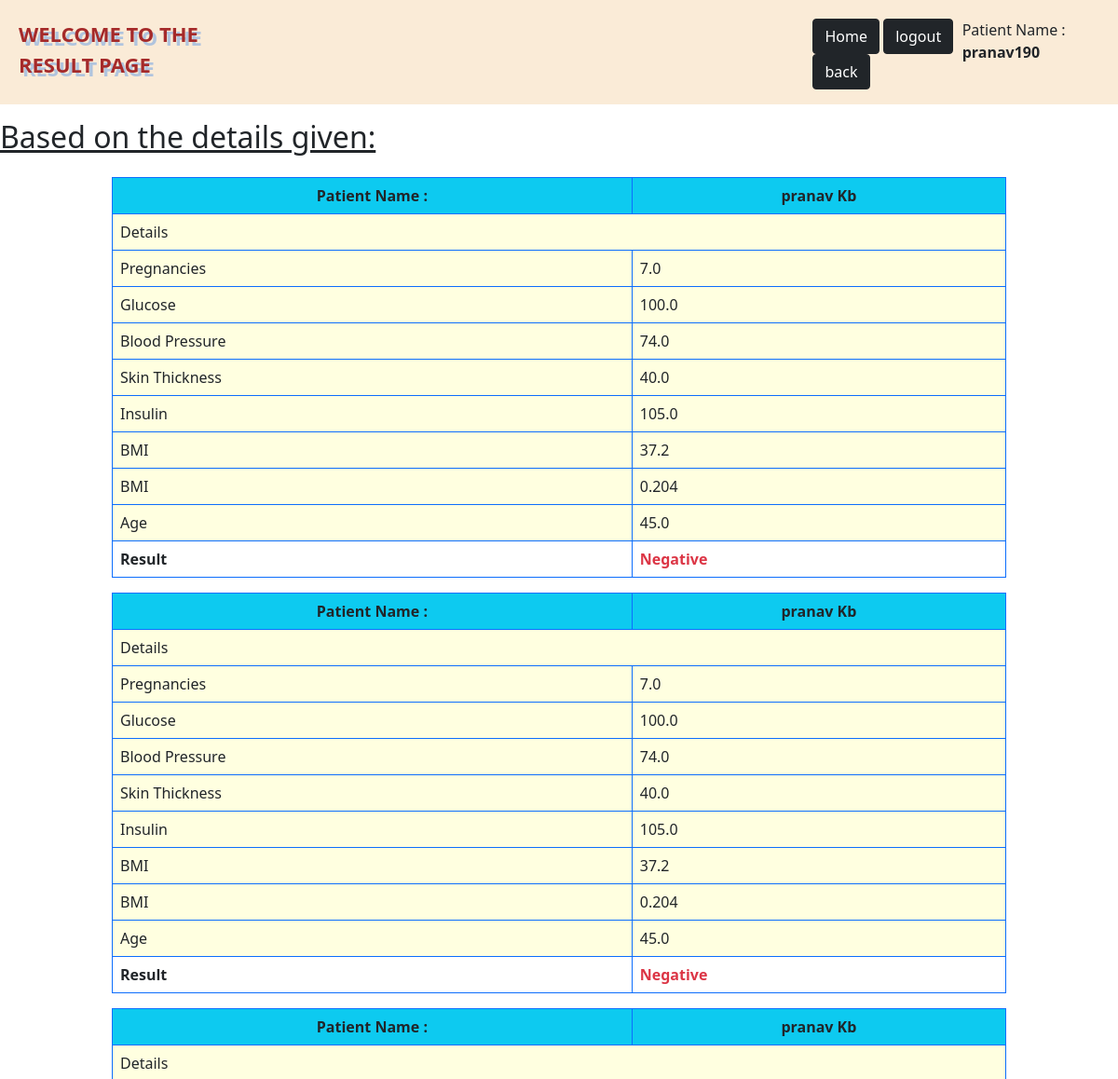
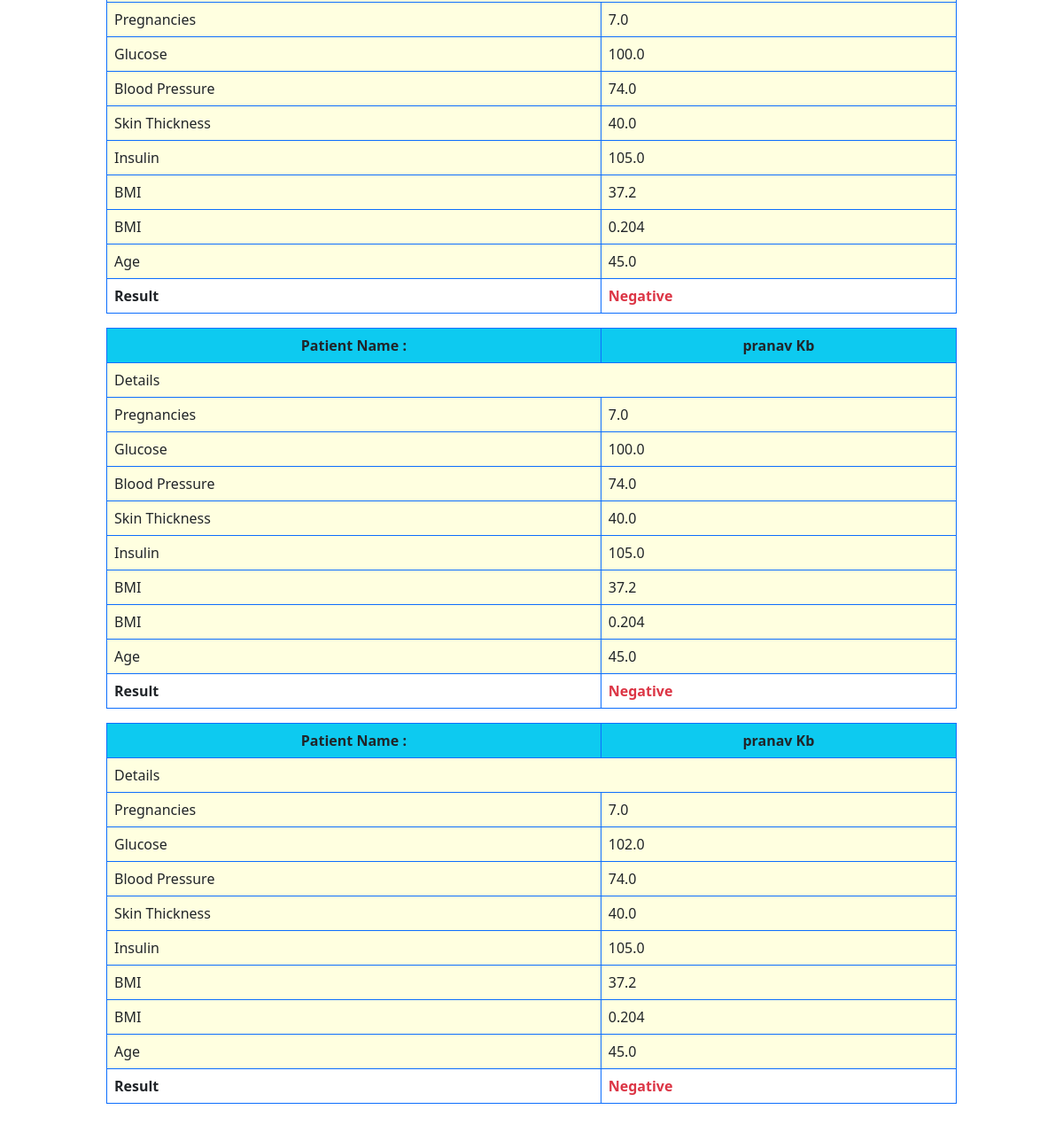
The app's page /result (signed in), older data (2 pictures, top to bottom).
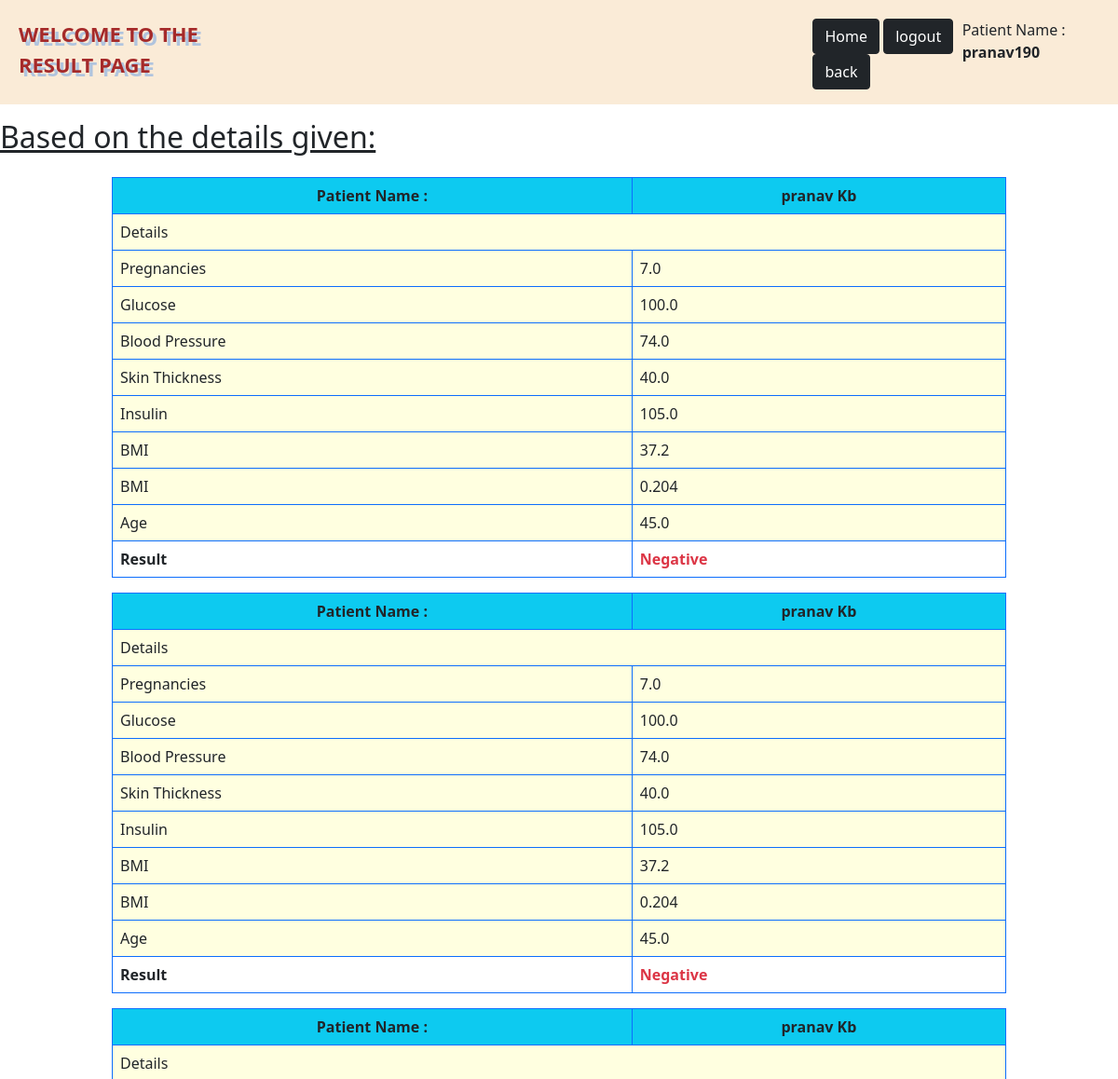
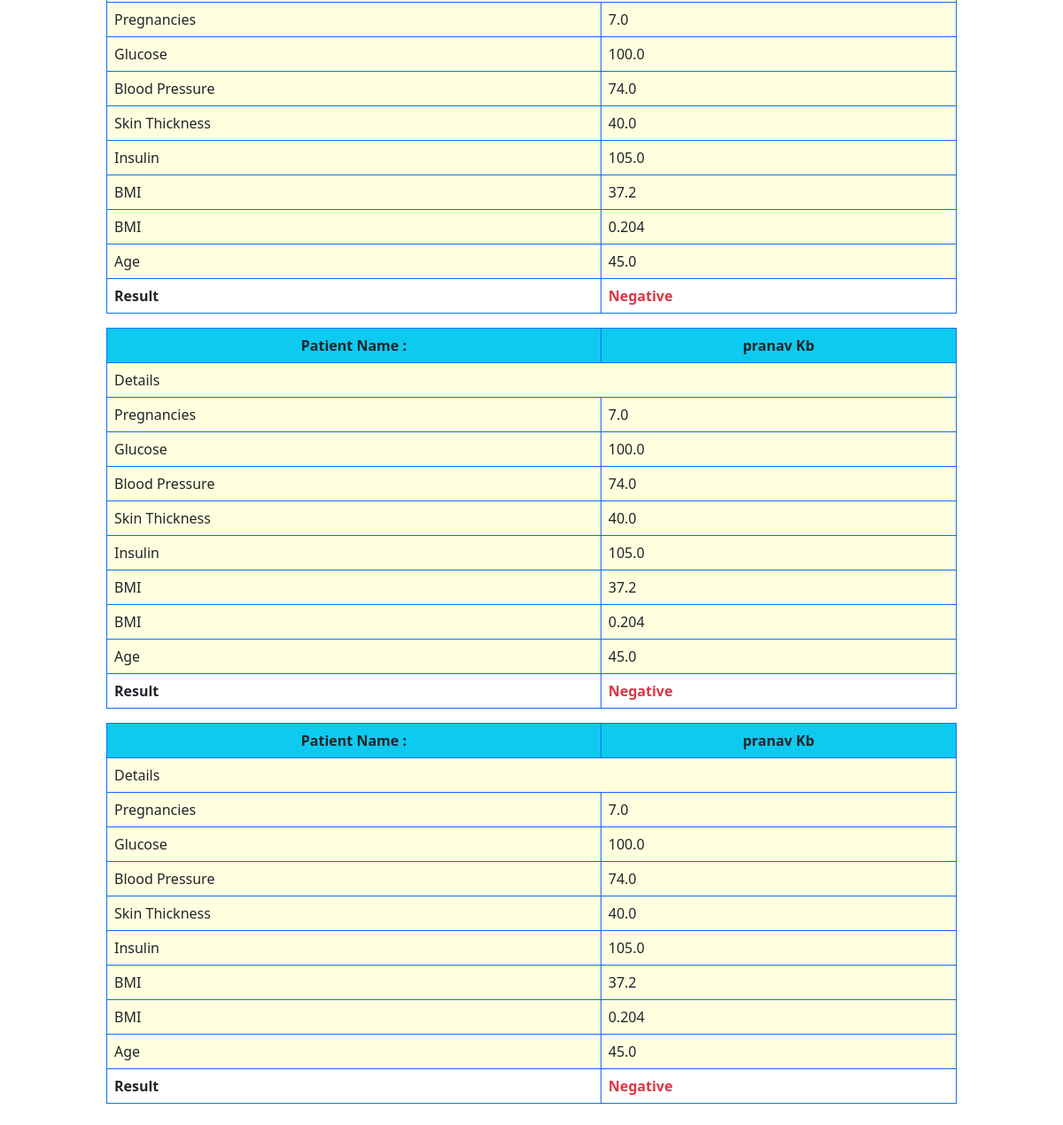
The same page, newer data (2 pictures, top to bottom).
### App/models.py (models this page shows)
class patient_data(models.Model):
    user=models.ForeignKey(User,on_delete=models.CASCADE,null=True,blank=True)
    Pregnancies=models.CharField(max_length=50)
    GLucose=models.CharField(max_length=50)
    Blood_Pressure=models.CharField(max_length=50)
    Skin_Thickness=models.CharField(max_length=50)
    Insulin=models.CharField(max_length=50)
    BMI=models.CharField(max_length=50)
    DPF=models.CharField(max_length=50)
    Age=models.CharField(max_length=50)
    Result=models.CharField(max_length=50)

### App/views.py (the view)
# urls.py: path('result',views.result,name='result')
def result(request):
    user=request.user
    data = patient_data.objects.filter(user=user).order_by('-id')[:5]
    print(data)
    return render(request,'results.html',{'data':data})

### templates/results.html (shortened to what this page needs)
{% load static %}
<html lang="en">
<body>
<div
        style="
        display: flex;
        justify-content: space-between;
        background-color: antiquewhite;
        padding-top:20px;
      "
        class="sticky-top"
>
  <div
          style="
          text-transform: uppercase;
          font-weight: bolder;
          text-shadow: 4px 4px lightsteelblue;
          color: brown;
          margin-left: 20px;
          font-size: 22px;
        "
  >
    Welcome to the Result page
  </div>
  <p class="p">
    <a class='btn btn-dark' href="index">Home</a>
    <a class='btn btn-dark' href="logout">logout</a>
    <a class='btn btn-dark' href="inspection">back</a>
  </p>
  <p style="margin-right: 20px">
    Patient Name : <strong>{{user.username}}</strong>
  </p>
</div >
{% if data %}
<h2  class="mt-3"><u class="text-dark">Based on the details given:</u></h2>
<div style="margin: 2% 10%">
  {% for patient in data %}
  <table class="table table-bordered border-primary">
    <tr class="bg-info">
      <td class="text-center fw-bold">Patient Name :</td>
      <td class="text-center fw-bold">{{user.first_name}} {{user.last_name}}</td>
    </tr>
    <tbody>
    <tr class="d">
      <td colspan="2">Details</td>
    </tr>
    <tr class="d">
      <td>Pregnancies</td>
      <td>{{patient.Pregnancies}}</td>
    </tr>
    <tr class="d">
      <td>Glucose</td>
      <td>{{patient.GLucose}}</td>
    </tr>
    <tr class="d">
      <td>Blood Pressure</td>
      <td>{{patient.Blood_Pressure}}</td>
    </tr>
    <tr class="d">
      <td>Skin Thickness</td>
      <td>{{patient.Skin_Thickness}}</td>
    </tr>
    <tr class="d">
      <td>Insulin</td>
      <td>{{patient.Insulin}}</td>
    </tr>
    <tr class="d">
      <td>BMI</td>
      <td>{{patient.BMI}}</td>
    </tr>
    <tr class="d">
      <td>BMI</td>
      <td>{{patient.DPF}}</td>
    </tr>
    <tr class="d">
      <td>Age</td>
      <td>{{patient.Age}}</td>
    </tr>
    <tr class="fw-bolder">
      <td>Result</td>
      <td class="text-danger active">{{patient.Result}}</td>
    </tr>
    </tbody>
  </table>
  {% endfor %}
  {% else %}
  <div style="text-align:center;">
    <div class="display-5 text-primary">
      No Data 404
    </div>
  </div>
  {% endif %}
</div>
</body>
<head>
    <link
      href="https://cdn.jsdelivr.net/npm/bootstrap@5.0.2/dist/css/bootstrap.min.css"
      rel="stylesheet"
    />
  </head>
</html>

Row changes from the older to the newer data that the page shows:
no longer on this page (row unchanged): patient_data: {{ user.first_name }} "pranav", {{ user.last_name }} "Kb", Pregnancies "7.0", GLucose "102.0", Blood_Pressure "74.0", Skin_Thickness "40.0", Insulin "105.0", BMI "37.2", DPF "0.204", Age "45.0", Result "Negative"
added patient_data: {{ user.first_name }} "pranav", {{ user.last_name }} "Kb", Pregnancies "7.0", GLucose "100.0", Blood_Pressure "74.0", Skin_Thickness "40.0", Insulin "105.0", BMI "37.2", DPF "0.204", Age "45.0", Result "Negative"
